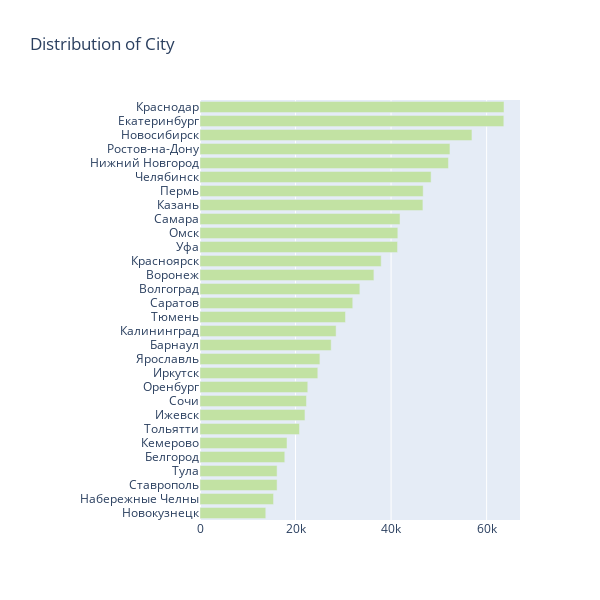

Notebook code cell kept with this figure:
### Markdown cell above
<a id="5-8"></a>
### 5.8 Distribution of Cities

### Code cell
_generate_bar_plot_hor(train_df, cols[3], "Distribution of City", '#c2e2a3', 600, 600, 200, limit=30)

### Figure 1 — Plotly figure (JSON) as saved in the notebook; plotly's stock layout.template omitted (floating-point values rounded to 4 significant figures)
{"data": [{"marker": {"color": "#c2e2a3"}, "orientation": "h", "type": "bar", "x": [13769, 15395, 16135, 16136, 17747, 18216, 20831, 21972, 22289, 22561, 24659, 25098, 27460, 28490, 30451, 31977, 33463, 36404, 37932, 41355, 41412, 41875, 46663, 46720, 48380, 52010, 52323, 56929, 63602, 63638], "y": ["Новокузнецк", "Набережные Челны", "Ставрополь", "Тула", "Белгород", "Кемерово", "Тольятти", "Ижевск", "Сочи", "Оренбург", "Иркутск", "Ярославль", "Барнаул", "Калининград", "Тюмень", "Саратов", "Волгоград", "Воронеж", "Красноярск", "Уфа", "Омск", "Самара", "Казань", "Пермь", "Челябинск", "Нижний Новгород", "Ростов-на-Дону", "Новосибирск", "Екатеринбург", "Краснодар"]}], "layout": {"height": 600, "margin": {"l": 200}, "title": {"text": "Distribution of City"}, "width": 600}}
